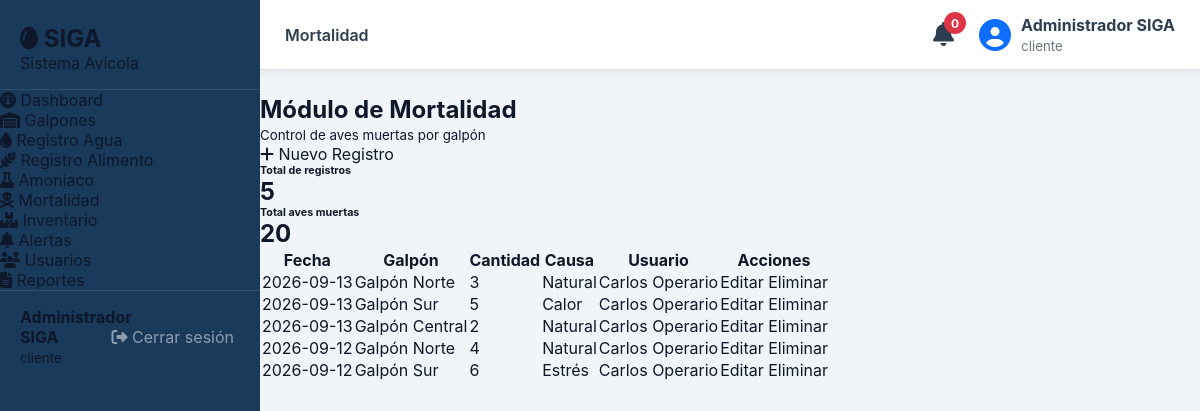
Page /legacy-php/modules/mortalidad/index.php (signed in) on the committed database.
### tables this page shows
CREATE TABLE IF NOT EXISTS `mortalidad` (
  `id`          INT UNSIGNED NOT NULL AUTO_INCREMENT,
  `galpon_id`   INT UNSIGNED NOT NULL,
  `fecha`       DATE         NOT NULL,
  `cantidad`    INT UNSIGNED NOT NULL DEFAULT 0,
  `causa`       VARCHAR(200),
  `usuario_id`  INT UNSIGNED NOT NULL,
  `observacion` TEXT,
  `created_at`  DATETIME NOT NULL DEFAULT CURRENT_TIMESTAMP,
  PRIMARY KEY (`id`),
  CONSTRAINT `fk_mortalidad_galpon`  FOREIGN KEY (`galpon_id`)  REFERENCES `galpones`(`id`) ON DELETE CASCADE,
  CONSTRAINT `fk_mortalidad_usuario` FOREIGN KEY (`usuario_id`) REFERENCES `usuarios`(`id`)
);

CREATE TABLE IF NOT EXISTS `galpones` (
  `id`                  INT UNSIGNED NOT NULL AUTO_INCREMENT,
  `codigo`              VARCHAR(20)  NOT NULL UNIQUE,
  `nombre`              VARCHAR(100) NOT NULL,
  `ubicacion`           VARCHAR(200),
  `capacidad_maxima`    INT UNSIGNED NOT NULL DEFAULT 0,
  `cantidad_actual`     INT UNSIGNED NOT NULL DEFAULT 0,
  `estado`              ENUM('activo','inactivo','mantenimiento') NOT NULL DEFAULT 'activo',
  `responsable_id`      INT UNSIGNED,
  `created_at`          DATETIME NOT NULL DEFAULT CURRENT_TIMESTAMP,
  PRIMARY KEY (`id`),
  CONSTRAINT `fk_galpones_responsable` FOREIGN KEY (`responsable_id`) REFERENCES `usuarios`(`id`) ON DELETE SET NULL
);

CREATE TABLE IF NOT EXISTS `usuarios` (
  `id`              INT UNSIGNED NOT NULL AUTO_INCREMENT,
  `nombre_completo` VARCHAR(150) NOT NULL,
  `documento`       VARCHAR(30)  NOT NULL UNIQUE,
  `email`           VARCHAR(120) NOT NULL UNIQUE,
  `telefono`        VARCHAR(20),
  `password_hash`   VARCHAR(255) NOT NULL,
  `rol_id`          INT UNSIGNED NOT NULL DEFAULT 2,
  `activo`          TINYINT(1)   NOT NULL DEFAULT 1,
  `created_at`      DATETIME     NOT NULL DEFAULT CURRENT_TIMESTAMP,
  `updated_at`      DATETIME     NOT NULL DEFAULT CURRENT_TIMESTAMP ON UPDATE CURRENT_TIMESTAMP,
  PRIMARY KEY (`id`),
  CONSTRAINT `fk_usuarios_rol` FOREIGN KEY (`rol_id`) REFERENCES `roles`(`id`)
);

### legacy-php/modules/mortalidad/index.php (the view, shortened to what this page needs)
<?php
$db = getDB();
$sql = "SELECT m.*,
               g.nombre AS galpon,
               u.nombre_completo AS usuario
        FROM mortalidad m
        INNER JOIN galpones g ON m.galpon_id = g.id
        INNER JOIN usuarios u ON m.usuario_id = u.id
        ORDER BY m.fecha DESC";
$registros = $db->query($sql)->fetchAll();
$total = $db->query("SELECT SUM(cantidad) total FROM mortalidad")->fetch();
$cantidadRegistros = count($registros);
include '../../includes/header.php';
?>
<div class="container">
    <div class="d-flex justify-content-between align-items-center mb-4">
        <div>
            <h2>Módulo de Mortalidad</h2>
            <small class="text-muted">Control de aves muertas por galpón</small>
        </div>
        <a href="crear.php" class="btn btn-primary">
            <i class="fas fa-plus"></i> Nuevo Registro
        </a>
    </div>
    <div class="row mb-4">
        <div class="col-md-6">
            <div class="card shadow-sm">
                <div class="card-body">
                    <h6>Total de registros</h6>
                    <h2><?= $cantidadRegistros ?></h2>
                </div>
            </div>
        </div>
        <div class="col-md-6">
            <div class="card shadow-sm border-danger">
                <div class="card-body">
                    <h6>Total aves muertas</h6>
                    <h2 class="text-danger">
                        <?= $total['total'] ?? 0 ?>
                    </h2>
                </div>
            </div>
        </div>
    </div>
    <table class="table table-bordered table-hover">
        <thead class="table-dark">
            <tr>
                <th>Fecha</th>
                <th>Galpón</th>
                <th>Cantidad</th>
                <th>Causa</th>
                <th>Usuario</th>
                <th>Acciones</th>
            </tr>
        </thead>
        <tbody>
        <?php foreach($registros as $r): ?>
            <tr>
                <td><?= $r['fecha'] ?></td>
                <td><?= htmlspecialchars($r['galpon']) ?></td>
                <td>
                    <span class="badge bg-danger">
                        <?= $r['cantidad'] ?>
                    </span>
                </td>
                <td><?= htmlspecialchars($r['causa']) ?></td>
                <td><?= htmlspecialchars($r['usuario']) ?></td>
                <td>
                    <a href="editar.php?id=<?= $r['id'] ?>"
                       class="btn btn-warning btn-sm">
                        Editar
                    </a>
                    <a href="eliminar.php?id=<?= $r['id'] ?>"
                       class="btn btn-danger btn-sm"
                       onclick="return confirm('¿Eliminar este registro?')">
                        Eliminar
                    </a>
                </td>
            </tr>
        <?php endforeach; ?>
        </tbody>
    </table>
</div>
<?php include '../../includes/footer.php'; ?>

### legacy-php/assets/css/siga.css (style rules this page uses)
:root { --siga-blue: #1a3a5c; --siga-blue-mid: #2a5298; --siga-blue-lt: #3d6eb5; --siga-green: #2e7d52; --siga-green-lt: #43a875; --siga-amber: #e67e22; --siga-red: #c0392b; --siga-white: #f8fafc; --siga-gray-50: #f1f5f9; --siga-gray-100: #e2e8f0; --siga-gray-300: #cbd5e1; --siga-gray-500: #64748b; --siga-gray-700: #334155; --siga-gray-900: #0f172a; --sidebar-w: 260px; --topbar-h: 62px; --radius: 12px; --radius-sm: 8px; --shadow: 0 4px 20px rgba(26,58,92,.10); --shadow-sm: 0 2px 8px rgba(26,58,92,.07); --transition: .22s ease; font-family: 'Inter', system-ui, sans-serif; }
*, *::before, *::after { box-sizing: border-box; margin: 0; padding: 0; }
body { background: var(--siga-gray-50); color: var(--siga-gray-900); }
a { text-decoration: none; color: inherit; }

### rows in the picture
mortalidad: fecha "2026-09-13", galpon.nombre "Galpón Norte", cantidad "3", causa "Natural", usuario.nombre_completo "Carlos Operario"
mortalidad: fecha "2026-09-13", galpon.nombre "Galpón Sur", cantidad "5", causa "Calor", usuario.nombre_completo "Carlos Operario"
mortalidad: fecha "2026-09-13", galpon.nombre "Galpón Central", cantidad "2", causa "Natural", usuario.nombre_completo "Carlos Operario"
mortalidad: fecha "2026-09-12", galpon.nombre "Galpón Norte", cantidad "4", causa "Natural", usuario.nombre_completo "Carlos Operario"
mortalidad: fecha "2026-09-12", galpon.nombre "Galpón Sur", cantidad "6", causa "Estrés", usuario.nombre_completo "Carlos Operario"

### other values in the picture
$nombreUsuario "Administrador SIGA"
$rolUsuario "cliente"
$activePage "Mortalidad"
$stmt->fetchColumn() "0"
$cantidadRegistros "5"
$total['total'] "20"
